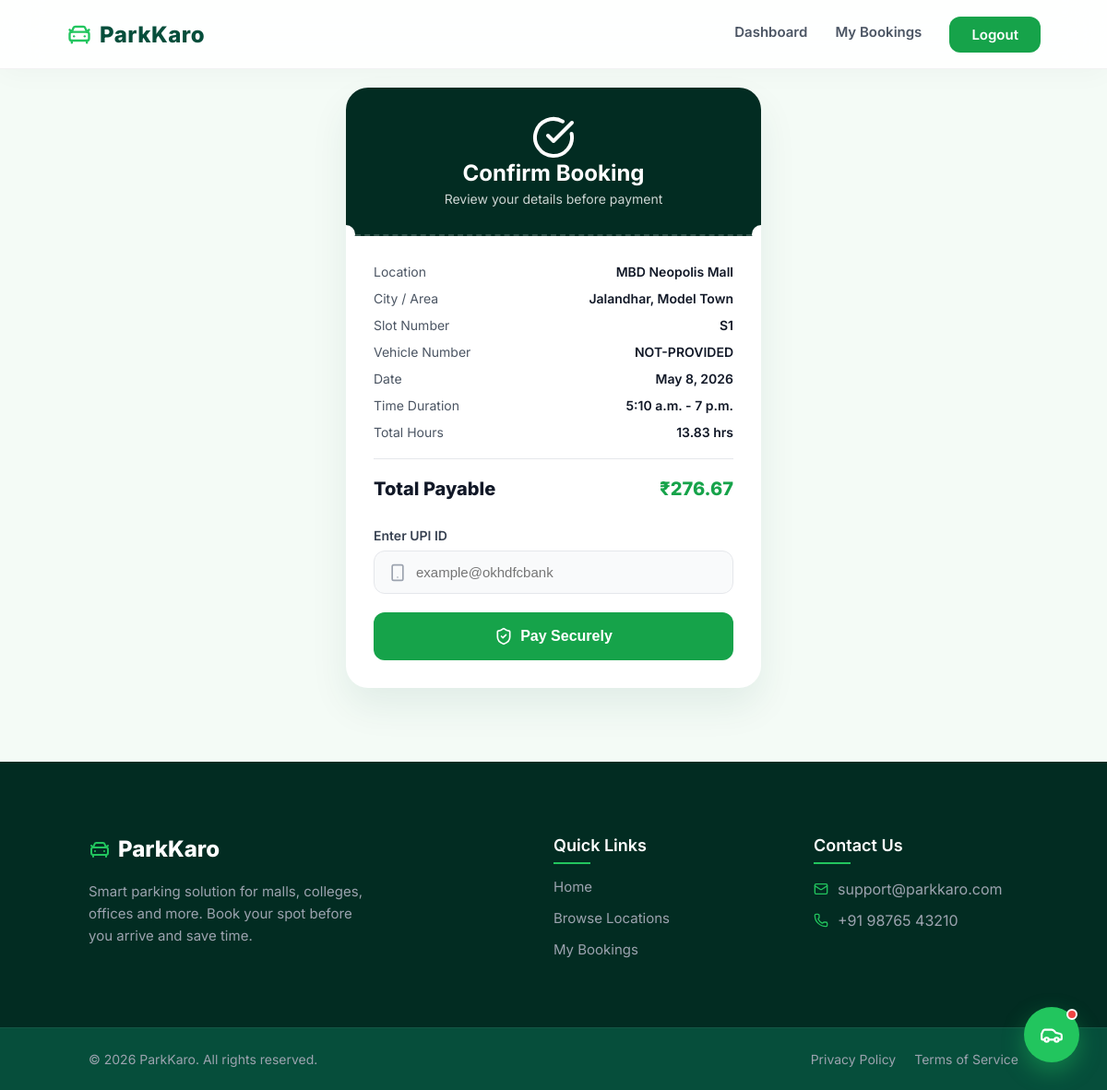
The page /payment/17/ (signed in) on the database its author committed.
### parking/models.py (models this page shows, shortened)
class Booking(models.Model):
    STATUS_CHOICES = [
        ('PENDING', 'Pending'),
        ('ACTIVE', 'Active'),
        ('CANCELLED', 'Cancelled'),
    ]
    user = models.ForeignKey(settings.AUTH_USER_MODEL, on_delete=models.CASCADE)
    slot = models.ForeignKey('ParkingSlot', on_delete=models.CASCADE)
    vehicle_number = models.CharField(max_length=20, default="NOT-PROVIDED")
    booking_date = models.DateField()
    start_time = models.TimeField()
    end_time = models.TimeField()
    total_hours = models.FloatField(default=0)
    total_amount = models.FloatField(default=0)
    status = models.CharField(max_length=20, choices=STATUS_CHOICES, default='PENDING')
    created_at = models.DateTimeField(auto_now_add=True)

class ParkingSlot(models.Model):
    location = models.ForeignKey(Location, on_delete=models.CASCADE)
    slot_number = models.CharField(max_length=10)
    is_available = models.BooleanField(default=True)

class Location(models.Model):
    LOCATION_TYPES = [
        ('Mall', 'Mall'),
        ('Hotel', 'Hotel'),
        ('College', 'College'),
        ('Office', 'Office'),
        ('Restaurant', 'Restaurant'),
    ]
    city = models.CharField(max_length=100)
    area = models.CharField(max_length=100)
    name = models.CharField(max_length=200)
    location_type = models.CharField(max_length=50, choices=LOCATION_TYPES)

### parking/views.py (the view, shortened to what this page needs)
# urls.py: path('payment/<int:booking_id>/', views.payment_page, name='payment_page'),
@login_required
def payment_page(request, booking_id):
    booking = Booking.objects.get(id=booking_id)
    return render(request, 'parking/payment.html', {
        'booking': booking
    })

### templates/parking/payment.html (shortened to what this page needs)
{% extends 'base.html' %}
{% block content %}
<div class="payment-page-container">
    <div class="premium-payment-card reveal">
        <div class="ticket-header">
            <i data-lucide="check-circle" style="width: 48px; height: 48px;"></i>
            <h2 style="font-size: 24px; margin-bottom: 5px; font-weight: 700;">Confirm Booking</h2>
            <p style="opacity: 0.8; font-size: 14px;">Review your details before payment</p>
        </div>
        <div class="ticket-body">
            <div class="receipt-row">
                <span>Location</span>
                <span style="font-weight:600; color:#111827;">{{ booking.slot.location.name }}</span>
            </div>
            <div class="receipt-row">
                <span>City / Area</span>
                <span style="font-weight:600; color:#111827;">{{ booking.slot.location.city }}, {{ booking.slot.location.area }}</span>
            </div>
            <div class="receipt-row">
                <span>Slot Number</span>
                <span style="font-weight:600; color:#111827;">{{ booking.slot.slot_number }}</span>
            </div>
            <div class="receipt-row">
                <span>Vehicle Number</span>
                <span style="font-weight:600; color:#111827;">{{ booking.vehicle_number }}</span>
            </div>
            <div class="receipt-row">
                <span>Date</span>
                <span style="font-weight:600; color:#111827;">{{ booking.booking_date }}</span>
            </div>
            <div class="receipt-row">
                <span>Time Duration</span>
                <span style="font-weight:600; color:#111827;">{{ booking.start_time }} - {{ booking.end_time }}</span>
            </div>
            <div class="receipt-row">
                <span>Total Hours</span>
                <span style="font-weight:600; color:#111827;">{{ booking.total_hours|floatformat:2 }} hrs</span>
            </div>
            <div class="receipt-row total">
                <span>Total Payable</span>
                <span class="amount">₹{{ booking.total_amount|floatformat:2 }}</span>
            </div>
            <form method="POST" id="paymentForm" class="payment-form">
                <label>Enter UPI ID</label>
                <div style="position: relative;">
                    <i data-lucide="smartphone" style="position: absolute; left: 16px; top: 14px; width: 20px; height: 20px; color: #9ca3af;"></i>
                    <input type="text" name="upi_id" placeholder="example@okhdfcbank" required style="padding-left: 45px;">
                </div>
                <button type="submit" class="btn-pay">
                    <i data-lucide="shield-check" style="width: 20px; height: 20px;"></i> Pay Securely
                </button>
            </form>
        </div>
    </div>
</div>
{% endblock %}

### static/css/style.css (style rules this page uses)
* { margin: 0; padding: 0; box-sizing: border-box; }
html { scroll-behavior:smooth; }
.reveal { opacity: 0; transform: translateY(60px); transition: all 0.8s ease; }
.reveal.active { opacity: 1; transform: translateY(0px); }
body { font-family: 'Inter', sans-serif; background: #F4FBF6; color: #1C1C1C; scroll-behavior: smooth; }

### templates/parking/payment.html (style rules this page uses)
.payment-page-container { min-height: calc(100vh - 75px); background: #f4fbf6; display: flex; align-items: center; justify-content: center; padding: 40px 20px; margin: -20px; }
.premium-payment-card { background: white; width: 100%; max-width: 450px; border-radius: 24px; box-shadow: 0 20px 40px rgba(6, 78, 59, 0.08); position: relative; overflow: hidden; }
.ticket-header { background: #022c22; padding: 30px; color: white; text-align: center; border-bottom: 2px dashed rgba(255,255,255,0.2); position: relative; }
.ticket-header::before, .ticket-header::after { content: ''; position: absolute; bottom: -10px; width: 20px; height: 20px; background: white; border-radius: 50%; }
.ticket-header::before { left: -10px; }
.ticket-header::after { right: -10px; }
.ticket-body { padding: 30px; }
.receipt-row { display: flex; justify-content: space-between; margin-bottom: 12px; font-size: 14px; color: #4b5563; }
.receipt-row.total { margin-top: 20px; padding-top: 20px; border-top: 1px solid #e5e7eb; font-size: 20px; font-weight: 800; color: #111827; }
.receipt-row.total .amount { color: #16a34a; }
.payment-form { margin-top: 30px; }
.payment-form label { display: block; font-size: 14px; font-weight: 600; color: #374151; margin-bottom: 8px; }
.payment-form input { width: 100%; padding: 14px 16px; border-radius: 12px; border: 1px solid #e5e7eb; background: #f9fafb; margin-bottom: 20px; font-size: 15px; transition: all 0.3s ease; box-sizing: border-box; }
.btn-pay { width: 100%; padding: 16px; background: #16a34a; color: white; border: none; border-radius: 12px; font-size: 16px; font-weight: 600; cursor: pointer; transition: all 0.3s ease; display: flex; justify-content: center; align-items: center; gap: 8px; }

### rows shown on the page
Booking: slot.location.name "MBD Neopolis Mall", slot.location.city "Jalandhar", slot.location.area "Model Town", slot.slot_number "S1", vehicle_number "NOT-PROVIDED", booking_date "May 8, 2026", start_time "5:10 a.m.", end_time "7 p.m.", total_hours "13.83", total_amount "276.67"
